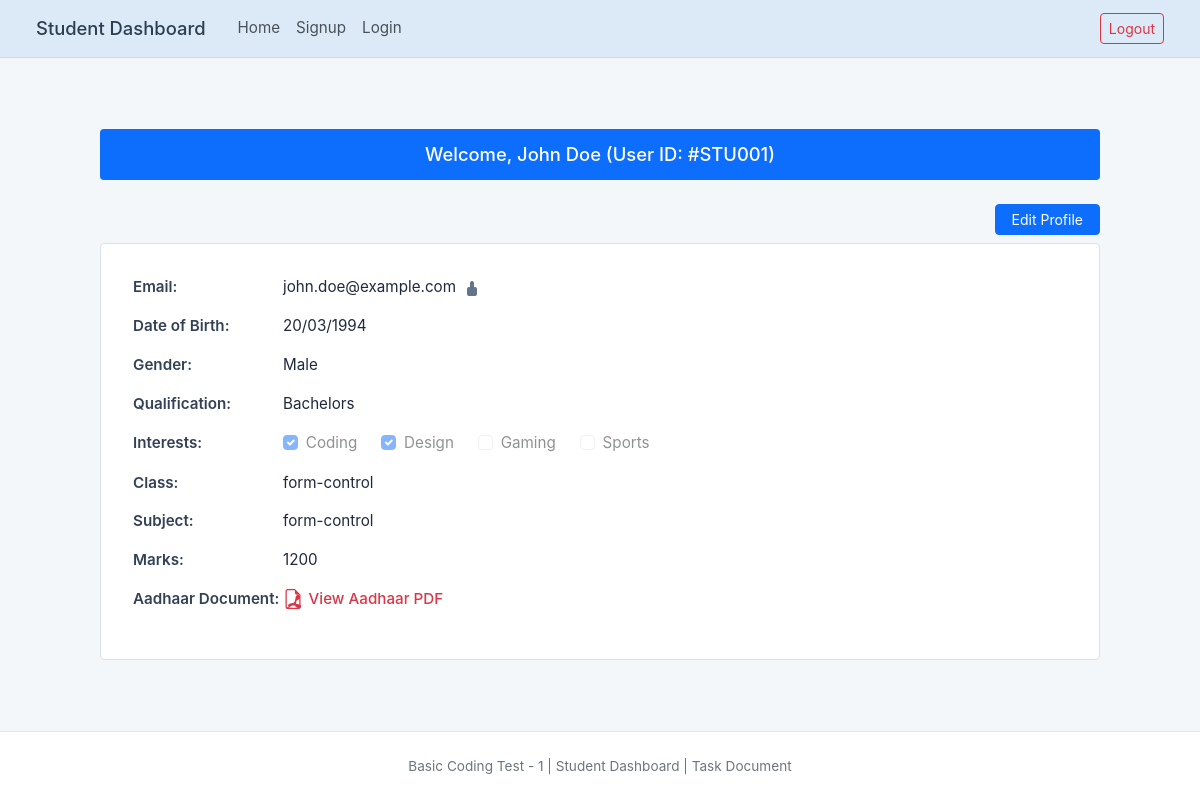
The app's page /views/student_dashboard.php (signed in) with its own data.
### tables this page shows
CREATE TABLE IF NOT EXISTS users (
    id INT AUTO_INCREMENT PRIMARY KEY,
    user_code VARCHAR(20) NOT NULL,
    name VARCHAR(100) NOT NULL,
    email VARCHAR(150) NOT NULL UNIQUE,
    password VARCHAR(255) NOT NULL,
    role ENUM('admin', 'student') NOT NULL DEFAULT 'student',
    dob DATE NULL,
    gender VARCHAR(20) NULL,
    qualification VARCHAR(100) NULL,
    interests VARCHAR(255) NULL,
    class VARCHAR(100) NULL,
    subject VARCHAR(100) NULL,
    marks INT NULL,
    aadhaar_file VARCHAR(255) NULL,
    created_at TIMESTAMP DEFAULT CURRENT_TIMESTAMP
);

### views/student_dashboard.php (the view, shortened to what this page needs)
<?php
require_once '../config/db.php';
$stmt = $pdo->prepare('SELECT * FROM users WHERE id = ? AND role = "student"');
$stmt->execute([$_SESSION['user_id']]);
$student = $stmt->fetch();
$user_interests = array_filter(array_map('trim', explode(',', $student['interests'] ?? '')));
$dob_formatted = !empty($student['dob']) ? date('d/m/Y', strtotime($student['dob'])) : '';
?>
<!DOCTYPE html>
<html lang="en">
<head>
    <link href="https://cdn.jsdelivr.net/npm/bootstrap@5.3.2/dist/css/bootstrap.min.css" rel="stylesheet">
    <link href="../assets/css/style.css" rel="stylesheet">
</head>
<body>
    <nav class="navbar navbar-expand-lg portal-navbar">
        <div class="container-fluid">
            <span class="navbar-brand me-4">Student Dashboard</span>
            <div class="collapse navbar-collapse show">
                <ul class="navbar-nav me-auto mb-2 mb-lg-0">
                    <li class="nav-item">
                        <a class="nav-link" href="../index.php">Home</a>
                    </li>
                    <li class="nav-item">
                        <a class="nav-link" href="signup.php">Signup</a>
                    </li>
                    <li class="nav-item">
                        <a class="nav-link" href="login.php">Login</a>
                    </li>
                </ul>
                <div class="d-flex">
                    <a href="../actions/logout.php" class="btn btn-outline-danger btn-sm">Logout</a>
                </div>
            </div>
        </div>
    </nav>
    <div class="main-content">
        <div class="dashboard-container">
            <div class="student-welcome-banner">
                Welcome, <?= htmlspecialchars($student['name']) ?> (User ID: #<?= htmlspecialchars($student['user_code']) ?>)
            </div>
            <div class="d-flex justify-content-end mb-2">
                <button type="button" class="btn btn-primary btn-sm px-3" data-bs-toggle="modal" data-bs-target="#editProfileModal">
                    Edit Profile
                </button>
            </div>
            <div class="profile-card">
                <div class="profile-field-row">
                    <div class="profile-field-label">Email:</div>
                    <div class="profile-field-value">
                        <span><?= htmlspecialchars($student['email']) ?></span>
                        <svg class="lock-icon" width="16" height="16" fill="currentColor" viewBox="0 0 16 16">
                            <path d="M8 1a2 2 0 0 0-2 2v4H5a2 2 0 0 0-2 2v5a2 2 0 0 0 2 2h6a2 2 0 0 0 2-2V9a2 2 0 0 0-2-2h-1V3a2 2 0 0 0-2-2zm1 6V3a1 1 0 0 0-2 0v4h2z"/>
                        </svg>
                    </div>
                </div>
                <div class="profile-field-row">
                    <div class="profile-field-label">Date of Birth:</div>
                    <div class="profile-field-value"><?= htmlspecialchars($dob_formatted) ?></div>
                </div>
                <div class="profile-field-row">
                    <div class="profile-field-label">Gender:</div>
                    <div class="profile-field-value"><?= htmlspecialchars($student['gender'] ?? '') ?></div>
                </div>
                <div class="profile-field-row">
                    <div class="profile-field-label">Qualification:</div>
                    <div class="profile-field-value"><?= htmlspecialchars($student['qualification'] ?? '') ?></div>
                </div>
                <div class="profile-field-row">
                    <div class="profile-field-label">Interests:</div>
                    <div class="profile-field-value">
                        <div class="form-check form-check-inline me-3 mb-0">
                            <input class="form-check-input" type="checkbox" disabled <?= in_array('Coding', $user_interests) ? 'checked' : '' ?>>
                            <label class="form-check-label text-dark">Coding</label>
                        </div>
                        <div class="form-check form-check-inline me-3 mb-0">
                            <input class="form-check-input" type="checkbox" disabled <?= in_array('Design', $user_interests) ? 'checked' : '' ?>>
                            <label class="form-check-label text-dark">Design</label>
                        </div>
                        <div class="form-check form-check-inline me-3 mb-0">
                            <input class="form-check-input" type="checkbox" disabled <?= in_array('Gaming', $user_interests) ? 'checked' : '' ?>>
                            <label class="form-check-label text-dark">Gaming</label>
                        </div>
                        <div class="form-check form-check-inline me-3 mb-0">
                            <input class="form-check-input" type="checkbox" disabled <?= in_array('Sports', $user_interests) ? 'checked' : '' ?>>
                            <label class="form-check-label text-dark">Sports</label>
                        </div>
                    </div>
                </div>
                <div class="profile-field-row">
                    <div class="profile-field-label">Class:</div>
                    <div class="profile-field-value"><?= htmlspecialchars($student['class'] ?? '') ?></div>
                </div>
                <div class="profile-field-row">
                    <div class="profile-field-label">Subject:</div>
                    <div class="profile-field-value"><?= htmlspecialchars($student['subject'] ?? '') ?></div>
                </div>
                <div class="profile-field-row">
                    <div class="profile-field-label">Marks:</div>
                    <div class="profile-field-value"><?= htmlspecialchars($student['marks'] ?? '') ?></div>
                </div>
                <div class="profile-field-row">
                    <div class="profile-field-label">Aadhaar Document:</div>
                    <div class="profile-field-value">
                        <?php if (!empty($student['aadhaar_file'])): ?>
                            <a href="../uploads/<?= htmlspecialchars($student['aadhaar_file']) ?>" target="_blank" class="pdf-icon-badge">
                                <span>View Aadhaar PDF</span>
                            </a>
                        <?php else: ?>
                            <span class="text-muted">Not uploaded</span>
                        <?php endif; ?>
                    </div>
                </div>
            </div>
        </div>
    </div>
    <footer class="portal-footer">
        Basic Coding Test - 1 | Student Dashboard | Task Document
    </footer>
</body>
</html>

### assets/css/style.css (style rules this page uses)
body { background-color: #f4f7fa; min-height: 100vh; display: flex; flex-direction: column; font-family: -apple-system, BlinkMacSystemFont, "Segoe UI", Roboto, "Helvetica Neue", Arial, sans-serif; }
.portal-navbar { background-color: #dceaf7; border-bottom: 1px solid #c8d9e8; padding: 0.6rem 1.5rem; }
.portal-navbar .navbar-brand { font-size: 1.15rem; font-weight: 500; color: #2c3e50; }
.portal-navbar .nav-link { color: #495057; font-size: 0.95rem; padding: 0.3rem 0.8rem; }
.main-content { flex: 1; display: flex; align-items: center; justify-content: center; padding: 2.5rem 1rem; }
.dashboard-container { width: 100%; max-width: 1000px; margin: 0 auto; }
.student-welcome-banner { background-color: #0d6efd; color: #ffffff; text-align: center; padding: 0.75rem 1rem; font-size: 1.15rem; font-weight: 500; border-radius: 4px; margin-bottom: 1.5rem; }
.profile-card { background: #ffffff; border: 1px solid #d9e2ec; border-radius: 4px; padding: 2rem; }
.profile-field-row { margin-bottom: 1rem; display: flex; align-items: center; font-size: 0.95rem; }
.profile-field-label { font-weight: 600; color: #334155; min-width: 150px; }
.profile-field-value { color: #1e293b; display: flex; align-items: center; gap: 0.5rem; }
.lock-icon { color: #64748b; font-size: 0.9rem; }
.pdf-icon-badge { display: inline-flex; align-items: center; gap: 0.35rem; color: #dc3545; text-decoration: none; font-weight: 500; }
.portal-footer { text-align: center; padding: 1.5rem 1rem; color: #6c757d; font-size: 0.85rem; border-top: 1px solid #e2e8f0; background-color: #ffffff; }

### records on screen
users: name "John Doe", user_code "STU001", email "john.doe@example.com", dob "20/03/1994", gender "Male", qualification "Bachelors", interests "☑", class "form-control", subject "form-control", marks "1200"
